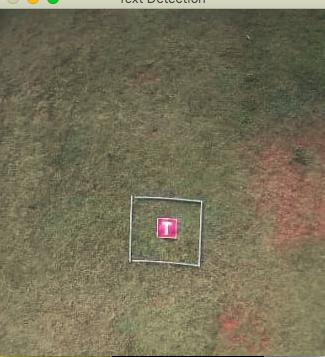
#> input picture OpenCV/t.jpg, 325 x 357 px
$ python ass2.1.py
#> lines starting #> are read from the running program, lines starting #| are printed output that depends on the picture
import cv2
import numpy as np
#from matplotlib import pyplot as plt

img = cv2.imread("t.jpg")
#> img is the input picture: shape (357, 325, 3); mean B, G, R 87, 111.6, 117.6
rows,cols,ch = img.shape
#> rows = 357; cols = 325; ch = 3

#M are for translation , R are for rotation ,
#t for translated image , r for rotated image ,b for blur image

M1 = np.float32([[1,0,100],[0,1,0]])
M2 = np.float32([[1,0,0],[0,1,50]])
M3 = np.float32([[1,0,-120],[0,1,0]])
M4 = np.float32([[1,0,0],[0,1,-150]])

R1 = cv2.getRotationMatrix2D((cols/2,rows/2),90,1)
R2 = cv2.getRotationMatrix2D((cols/2,rows/2),180,1)
R3 = cv2.getRotationMatrix2D((cols/2,rows/2),270,1)
R4 = cv2.getRotationMatrix2D((cols/2,rows/2),45,1)

t1 = cv2.warpAffine(img,M1,(cols,rows))
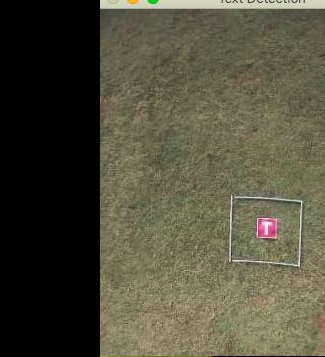
#> t1: shape (357, 325, 3); mean B, G, R 61.2, 78.5, 81.4
t2 = cv2.warpAffine(img,M2,(cols,rows))
t3 = cv2.warpAffine(img,M3,(cols,rows))
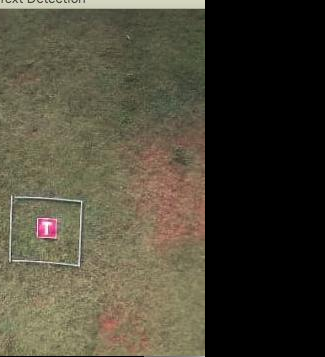
#> t3: shape (357, 325, 3); mean B, G, R 54.9, 70.1, 74.5
t4 = cv2.warpAffine(img,M4,(cols,rows))

r1 = cv2.warpAffine(img,R1,(cols,rows))
r2 = cv2.warpAffine(img,R2,(cols,rows))
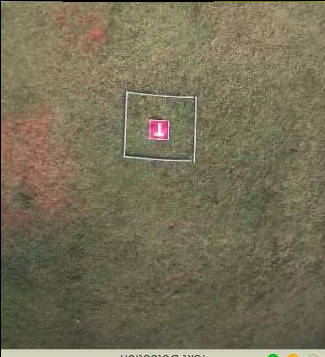
#> r2: shape (357, 325, 3); mean B, G, R 86.3, 110.7, 116.7
r3 = cv2.warpAffine(img,R3,(cols,rows))
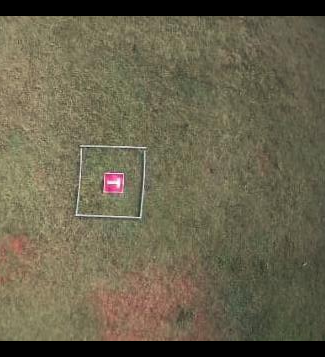
#> r3: shape (357, 325, 3); mean B, G, R 77.2, 99.4, 105.2
r4 = cv2.warpAffine(img,R4,(cols,rows))
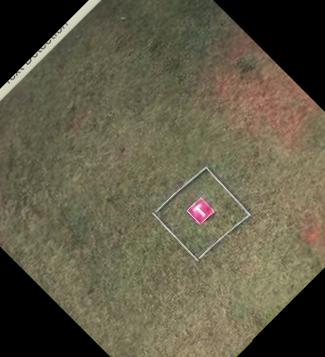
#> r4: shape (357, 325, 3); mean B, G, R 71, 91.2, 96.4

#warp affine basically applies the matrix M onto the image
cv2.imshow('original', img)

cv2.imshow('t1',t1)
cv2.imshow('t2',t2)
cv2.imshow('t3',t3)
cv2.imshow('t4',t4)

cv2.imshow('r1',r1)
cv2.imshow('r2',r2)
cv2.imshow('r3',r3)
cv2.imshow('r4',r4)


b1 = cv2.blur(img,(3,3))
cv2.imshow("b1",b1)


kernel = np.ones((15,15),np.float32)/225
b2 = cv2.filter2D(img,-1,kernel)
cv2.imshow("b2",b2)


M5 = np.float32([[1,0,50],[0,1,-100]])
t5 = cv2.warpAffine(img,M5,(cols,rows))
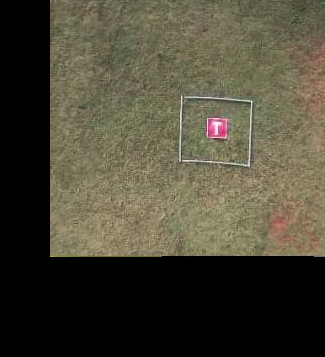
#> t5: shape (357, 325, 3); mean B, G, R 55, 71.2, 75.2
R5 = cv2.getRotationMatrix2D((cols/2,rows/2),135,1)
r5 = cv2.warpAffine(t5,R5,(cols,rows))
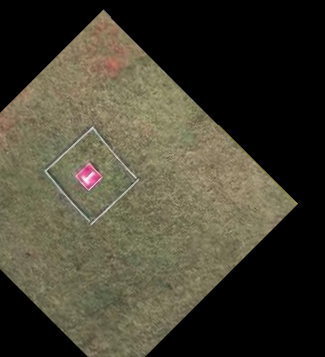
#> r5: shape (357, 325, 3); mean B, G, R 50.3, 65.2, 68.7
mix = cv2.blur(r5,(3,3))

cv2.imshow("mix",mix)


'''titles = ["original","t1","t2","t3","t4","r1","r2","r3","r4","b1","b2","mix"]
images = [img,t1,t2,t3,t4,r1,r2,r3,r4,b1,b2,mix]

for i in range(12):
	plt.subplot(3,4,i+1),plt.imshow(images[i])
	plt.title(titles[i])
	plt.xticks([]),plt.yticks([])


plt.show()
'''
cv2.waitKey(0)
cv2.destroyAllWindows()
